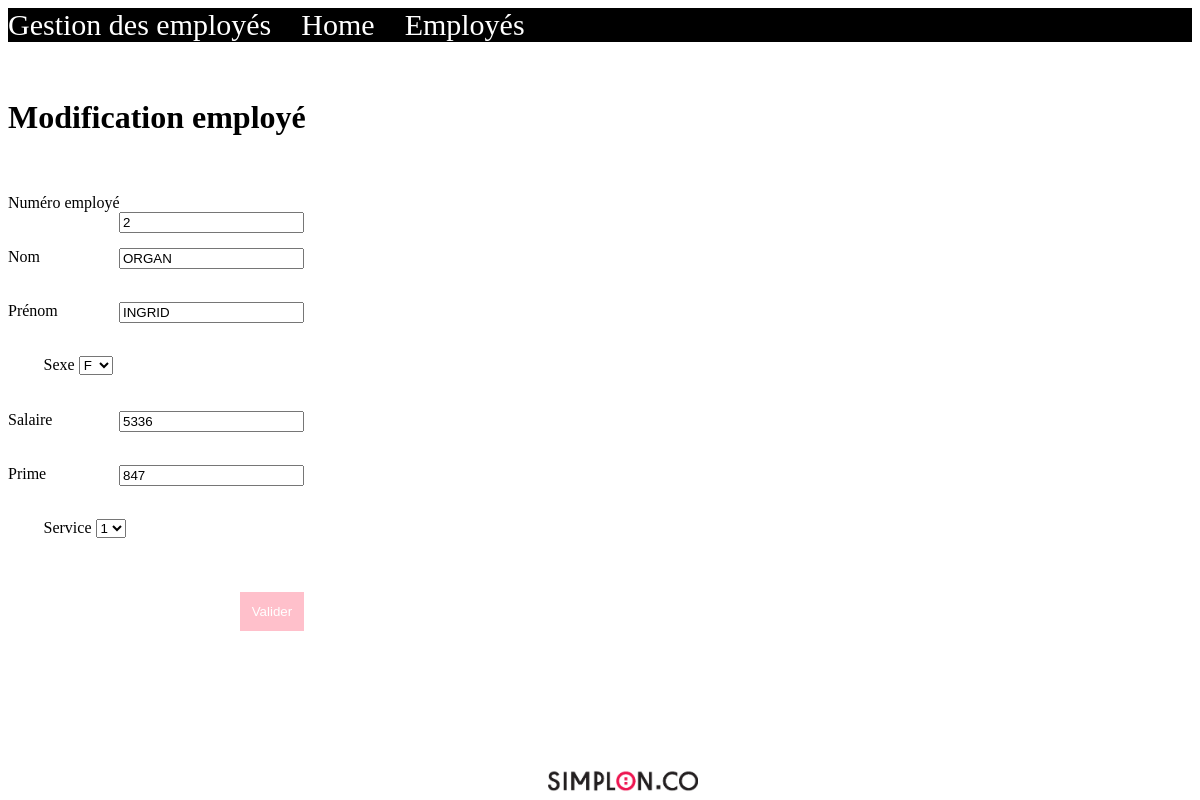
/table_modif.php?EMPNO=2, run on the app's committed database.
### tables this page shows
CREATE TABLE `employes` (
  `EMPNO` int(11) NOT NULL,
  `EMPNOM` varchar(30) NOT NULL,
  `EMPPREN` varchar(30) NOT NULL,
  `EMPSEXE` varchar(1) NOT NULL,
  `EMPSALAIRE` int(11) NOT NULL,
  `EMPPRIME` int(11) NOT NULL,
  `SRVNO` int(11) NOT NULL
);

### table_modif.php (the view, shortened to what this page needs)
<!DOCTYPE html>
<html lang="en">
<head>
</head>
<header>
    Gestion des employés
    &nbsp;&nbsp;&nbsp;<a href="index.php">Home</a>
    &nbsp;&nbsp;&nbsp;<a href="employes.php">Employés</a>
</header>
<body>
    <br><br>
    <h1>Modification employé</h1>
    <?php
        include "connexion.php";
        $NUMEMP= $_GET['EMPNO'];
        $reponse = $BDD->query("SELECT * FROM employes WHERE EMPNO=$NUMEMP");
        $donnees = $reponse->fetch();
    ?>
    <br><br>
    <form action="#" method=POST>
    <div class="clearfloat">
        <label for="num">Numéro employé</label>
        <input type="text" id="num" name ="num" value="<?=$NUMEMP?>" >
    </div>
    <br><br>
    <div class="clearfloat">
        <label for="nom">Nom</label>
        <input type="text" id="nom" name="nom" value="<?=$donnees['EMPNOM'];?>" >
    </div>
    <br><br>
    <div class="clearfloat">
        <label for="prenom">Prénom</label>
        <input type="text" id="prenom" name="prenom" value="<?=$donnees['EMPPREN'];?>" >
    </div>
    <br><br>
    <div class="float">
        <label for="sexe">Sexe</label>
        <select name="sexe" id="sexe">
            <option value="<?=$donnees['EMPSEXE'];?>"><?=$donnees['EMPSEXE'];?></option>
        </select>
    </div>
    <br><br>
    <div class="clearfloat">
        <label for="salaire">Salaire</label>
        <input type="text" id="salaire" name="salaire" value="<?=$donnees['EMPSALAIRE'];?>" >
    </div>
    <br><br>
    <div class="clearfloat">
        <label for="prime">Prime</label>
        <input type="text" id="prime" name="prime" value="<?=$donnees['EMPPRIME'];?>" >
    </div>
    <br><br>
    <div class="float">
        <label for="service" >Service</label>
        <select name="service" id="service">
            <option value="<?= $donnees['SRVNO'];?>"><?= $donnees['SRVNO'];?></option>
        </select>
    </div>
    <br><br><br>
    <div class="clearfloat">
    <input type="submit" id="valid" value="Valider">
    </div>
    </form>
    <br><br>
</body>
<footer>
<img id="logo" src="simplonlogo.png" alt="logo simplon">
</footer>
</html>

### table_modif.php (style rules this page uses)
header { background-color: black; color: white; font-size: 30px; }
a { color: white; text-decoration: none; }
#logo { width:150px; length:100px; }
#valid { padding:1%; color:white; background-color:pink; border:none; }
.clearfloat input { float: right; margin-right:75%; }
.float { margin-left:3%; }
footer { position: absolute; bottom:0; min-height:0%; margin-left:45%; }

### data on the page
employes: nom "ORGAN", prenom "INGRID", sexe "F", salaire "5336", prime "847", service "1"
